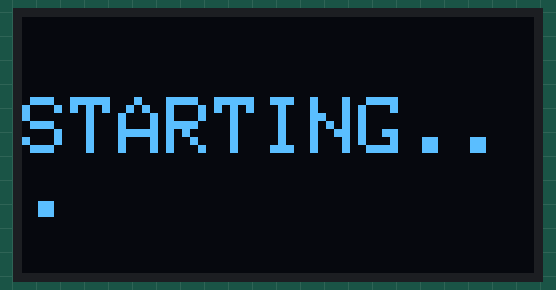
A sketch run on a simulated ESP8266 (NodeMCU). Parts: 128×64 one-colour display. The OLED is the two-colour kind (top 16 rows yellow); WiFi joins after 1.5 s; servers stay silent unless stated.

Above: at 0.1 s.
At 1.1 s:
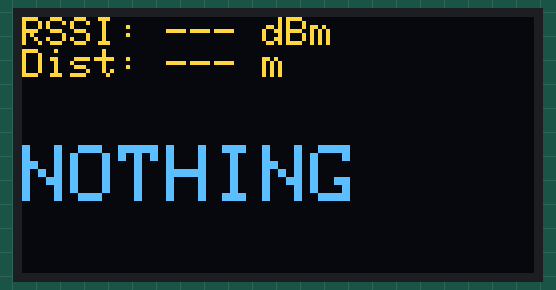
At 4.2 s:
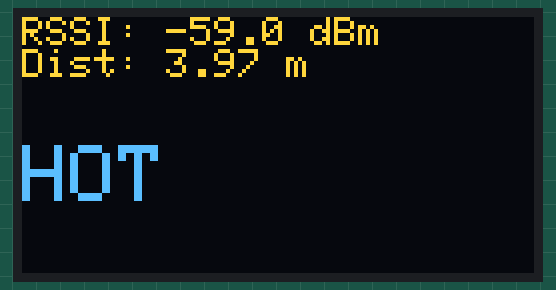
At 8.3 s:
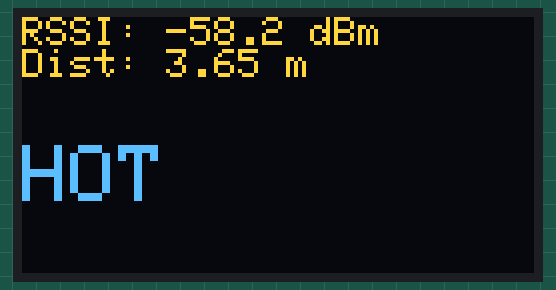
At 12.4 s:
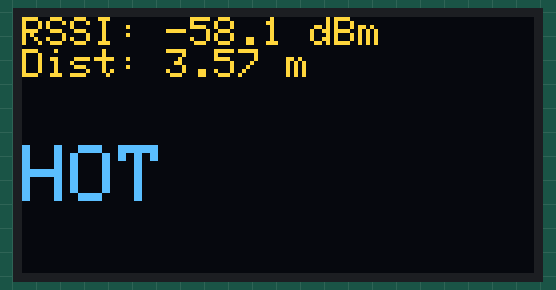
At 16.5 s:
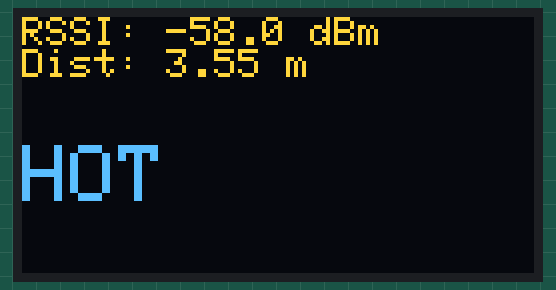

Measured:
- what the display in image 1 shows lasts 2.0 s, from 1.1 s to 3.1 s
- what the display in image 2 shows lasts 1.0 s, from 4.2 s to 5.2 s

The sketch:

sketch_jun13a.ino
```cpp
#include <ESP8266WiFi.h>
#include <Wire.h>
#include <Adafruit_GFX.h>
#include <Adafruit_SSD1306.h>

// OLED config
#define SCREEN_WIDTH 128
#define SCREEN_HEIGHT 64
#define OLED_RESET -1
Adafruit_SSD1306 display(SCREEN_WIDTH, SCREEN_HEIGHT, &Wire, OLED_RESET);

// Wi-Fi beacon
const char* ssid = "BeaconAP";
const char* password = "12345678";

// RSSI smoothing
float filteredRSSI = -60;
float alpha = 0.3;

// RSSI distance estimation
float txPower = -47;
float pathLossExponent = 2.0;

// Reconnect timing
unsigned long lastReconnectAttempt = 0;
const unsigned long reconnectInterval = 5000;

float estimateDistance(float rssi) {
  return pow(10.0, (txPower - rssi) / (10.0 * pathLossExponent));
}

float getFilteredRSSI(int rawRSSI) {
  filteredRSSI = alpha * rawRSSI + (1.0 - alpha) * filteredRSSI;
  return filteredRSSI;
}

const char* classifyProximity(float distance) {
  if (distance <= 5.0) return "HOT";
  else if (distance <= 14.0) return "WARM";
  else return "COLD";
}

void setup() {
  Serial.begin(115200);

  if (!display.begin(SSD1306_SWITCHCAPVCC, 0x3C)) {
    Serial.println("SSD1306 not found!");
    while (true);
  }

  display.clearDisplay();
  display.setTextColor(WHITE);
  display.setTextSize(2);
  display.setCursor(0, 20);
  display.println("STARTING...");
  display.display();

  delay(1000);

  WiFi.begin(ssid, password);
  lastReconnectAttempt = millis();
}

void loop() {
  int rawRSSI;
  float rssi, distance;
  const char* status;

  if (WiFi.status() != WL_CONNECTED) {
    unsigned long now = millis();
    if (now - lastReconnectAttempt > reconnectInterval) {
      Serial.println("Attempting to reconnect...");
      WiFi.begin(ssid, password);
      lastReconnectAttempt = now;
    }

    status = "NOTHING";
  } else {
    rawRSSI = WiFi.RSSI();
    rssi = getFilteredRSSI(rawRSSI);
    distance = estimateDistance(rssi);
    status = classifyProximity(distance);
  }


  // OLED display
  display.clearDisplay();
  display.setTextSize(1);
  display.setCursor(0, 0);

  if (WiFi.status() == WL_CONNECTED) {
    display.print("RSSI: ");
    display.print(rssi, 1);
    display.println(" dBm");

    display.print("Dist: ");
    display.print(distance, 2);
    display.println(" m");
  } else {
    display.println("RSSI: --- dBm");
    display.println("Dist: --- m");
  }

  display.setTextSize(2);
  display.setCursor(0, 32);
  display.println(status);
  display.display();

  delay(1000);
}
```
